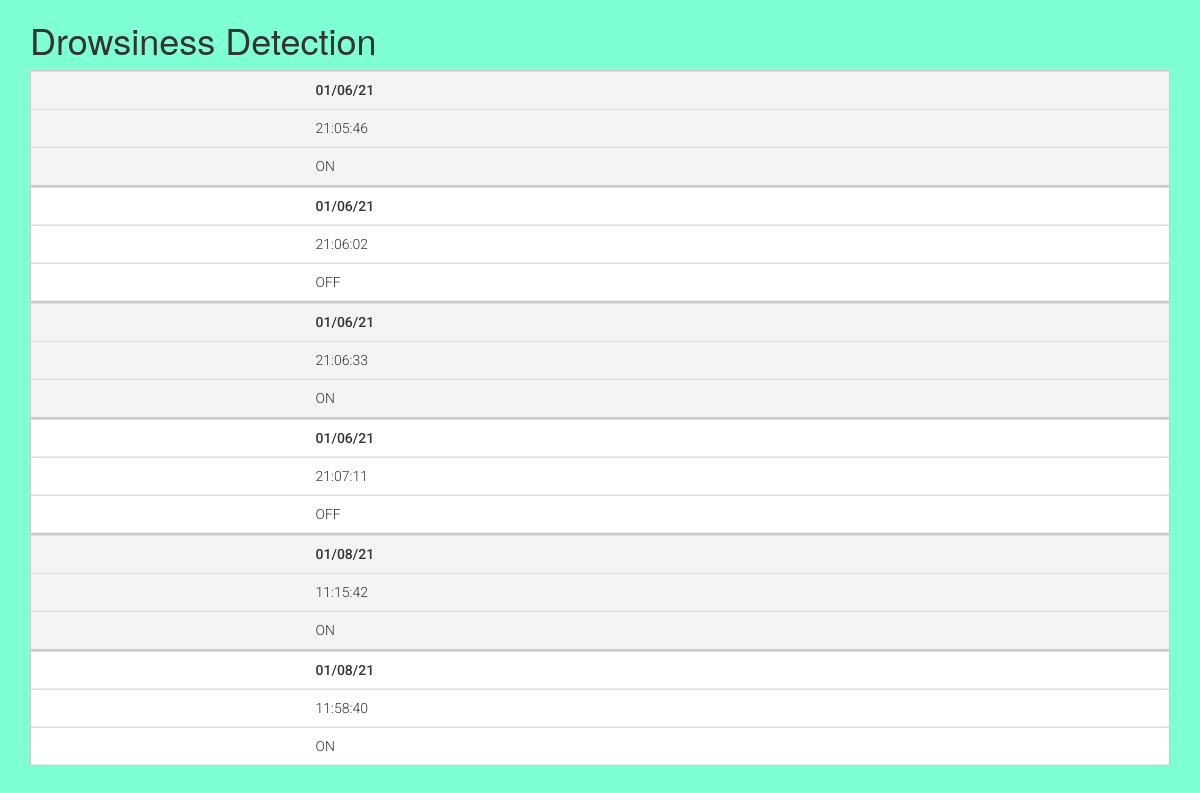
Screenshot of /table/ with the database file from the repository.
### data/models.py (models this page shows)
class date_time(models.Model):
    dat = models.CharField(max_length = 10, blank = False)
    tim = models.CharField(max_length = 10, blank = False)
    status = models.CharField(max_length = 3)

### data/views.py (the view)
# urls.py: path('table/', views.table, name = 'table'),
def table(request):
    details=date_time.objects.all()
    return render(request, 'table_view.html',{'details':details})

### data/templates/table_view.html (shortened to what this page needs)
<!DOCTYPE html>
<html lang="en" >
<head>
  <link rel='stylesheet' href='https://cdnjs.cloudflare.com/ajax/libs/datatables/1.10.12/css/dataTables.bootstrap.min.css'>
  <link href="https://maxcdn.bootstrapcdn.com/bootstrap/3.3.7/css/bootstrap.min.css" rel="stylesheet"/>
  <link href="https://maxcdn.bootstrapcdn.com/font-awesome/4.7.0/css/font-awesome.min.css" rel="stylesheet"/>
</head>
<body style="background-color: aquamarine;">
<div class="row" >
<div class="container">
  <h1>Drowsiness Detection</h1>
  <table class="table responsive" id="example">
	<tbody>
        {% for row in details %}
        <tr>
            <td>{{row.dat}}</td>
            <td>{{row.tim}}</td>
            <td>{{row.status}}</td>
        </tr>
        {% endfor %}
	</tbody>
</table>
</div>
</div>
</body>
</html>

### data/templates/table_view.html (style rules this page uses)
table { width: 100%; border-collapse: collapse; }
tr:nth-of-type(odd) { background: #f4f4f4; }
tr:nth-of-type(even) { background: #fff; }
td, th { padding: 10px; border: 1px solid #ccc; text-align: left; }
td:nth-of-type(1) { font-weight: 500 !important; }
td { font-family: 'Roboto', sans-serif !important; font-weight: 300; line-height: 20px; }
@media only screen and (max-width: 760px),
    (min-device-width: 768px) and (max-device-width: 1024px) { table.responsive, .responsive thead, .responsive tbody, .responsive th, .responsive td, .responsive tr { display: block !important; } }
@media only screen and (max-width: 760px),
    (min-device-width: 768px) and (max-device-width: 1024px) { .responsive tr { border: 1px solid #ccc; } }
@media only screen and (max-width: 760px),
    (min-device-width: 768px) and (max-device-width: 1024px) { .responsive td { border: none; border-bottom: 1px solid #eee !important; position: relative !important; padding-left: 25% !important; } }
@media only screen and (max-width: 760px),
    (min-device-width: 768px) and (max-device-width: 1024px) { .responsive td:before { position: absolute !important; top: 6px; left: 6px; width: 45%; padding-right: 10px; white-space: nowrap !important; font-weight: 500 !important; } }
@media only screen and (max-width: 760px),
    (min-device-width: 768px) and (max-device-width: 1024px) { .responsive td:before { content: attr(data-table-header) !important; } }

### rows the page displays
date_time: dat "01/06/21", tim "21:05:46", status "ON"
date_time: dat "01/06/21", tim "21:06:02", status "OFF"
date_time: dat "01/06/21", tim "21:06:33", status "ON"
date_time: dat "01/06/21", tim "21:07:11", status "OFF"
date_time: dat "01/08/21", tim "11:15:42", status "ON"
date_time: dat "01/08/21", tim "11:58:40", status "ON"
